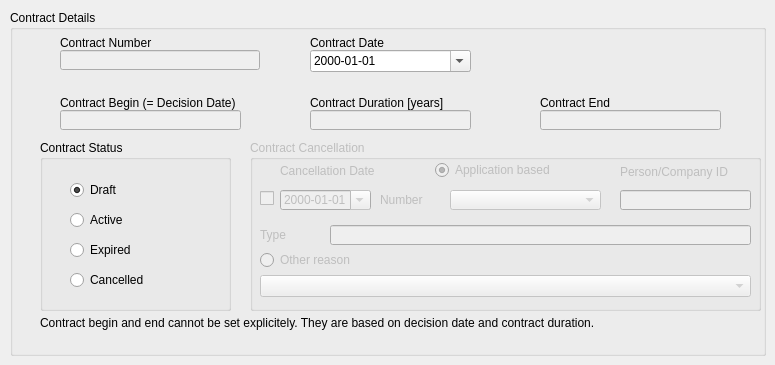
   <widget class="QWidget" name="tab_3">
    <attribute name="title">
     <string>Contract Details</string>
    </attribute>
    <widget class="QGroupBox" name="groupBox_2">
     <property name="geometry">
      <rect>
       <x>10</x>
       <y>10</y>
       <width>756</width>
       <height>346</height>
      </rect>
     </property>
     <property name="title">
      <string>Contract Details</string>
     </property>
     <widget class="QLineEdit" name="contract_num_edit">
      <property name="enabled">
       <bool>false</bool>
      </property>
      <property name="geometry">
       <rect>
        <x>50</x>
        <y>40</y>
        <width>200</width>
        <height>20</height>
       </rect>
      </property>
     </widget>
     <widget class="QLabel" name="label_15">
      <property name="geometry">
       <rect>
        <x>50</x>
        <y>25</y>
        <width>171</width>
        <height>16</height>
       </rect>
      </property>
      <property name="text">
       <string>Contract Number</string>
      </property>
     </widget>
     <widget class="QLineEdit" name="contract_begin_edit">
      <property name="enabled">
       <bool>false</bool>
      </property>
      <property name="geometry">
       <rect>
        <x>50</x>
        <y>100</y>
        <width>181</width>
        <height>20</height>
       </rect>
      </property>
     </widget>
     <widget class="QLabel" name="label_16">
      <property name="geometry">
       <rect>
        <x>50</x>
        <y>85</y>
        <width>241</width>
        <height>16</height>
       </rect>
      </property>
      <property name="text">
       <string>Contract Begin (= Decision Date)</string>
      </property>
     </widget>
     <widget class="QLabel" name="label_19">
      <property name="geometry">
       <rect>
        <x>300</x>
        <y>25</y>
        <width>200</width>
        <height>16</height>
       </rect>
      </property>
      <property name="text">
       <string>Contract Date</string>
      </property>
     </widget>
     <widget class="QLabel" name="label_20">
      <property name="geometry">
       <rect>
        <x>300</x>
        <y>85</y>
        <width>200</width>
        <height>16</height>
       </rect>
      </property>
      <property name="text">
       <string>Contract Duration [years]</string>
      </property>
     </widget>
     <widget class="QLabel" name="label_22">
      <property name="geometry">
       <rect>
        <x>530</x>
        <y>85</y>
        <width>200</width>
        <height>16</height>
       </rect>
      </property>
      <property name="text">
       <string>Contract End</string>
      </property>
     </widget>
     <widget class="QDateEdit" name="contract_date">
      <property name="geometry">
       <rect>
        <x>300</x>
        <y>40</y>
        <width>161</width>
        <height>22</height>
       </rect>
      </property>
      <property name="displayFormat">
       <string>yyyy-MM-dd</string>
      </property>
      <property name="calendarPopup">
       <bool>true</bool>
      </property>
     </widget>
     <widget class="QLineEdit" name="contract_duration_edit">
      <property name="enabled">
       <bool>false</bool>
      </property>
      <property name="geometry">
       <rect>
        <x>300</x>
        <y>100</y>
        <width>161</width>
        <height>20</height>
       </rect>
      </property>
     </widget>
     <widget class="QLineEdit" name="contract_end_edit">
      <property name="enabled">
       <bool>false</bool>
      </property>
      <property name="geometry">
       <rect>
        <x>530</x>
        <y>100</y>
        <width>181</width>
        <height>20</height>
       </rect>
      </property>
     </widget>
     <widget class="QGroupBox" name="status_groupbox">
      <property name="geometry">
       <rect>
        <x>30</x>
        <y>130</y>
        <width>191</width>
        <height>171</height>
       </rect>
      </property>
      <property name="title">
       <string>Contract Status</string>
      </property>
      <widget class="QRadioButton" name="draft_rbutton">
       <property name="geometry">
        <rect>
         <x>30</x>
         <y>40</y>
         <width>151</width>
         <height>20</height>
        </rect>
       </property>
       <property name="text">
        <string>Draft</string>
       </property>
       <property name="checked">
        <bool>true</bool>
       </property>
       <attribute name="buttonGroup">
        <string notr="true">contract_status_groupbox</string>
       </attribute>
      </widget>
      <widget class="QRadioButton" name="active_rbutton">
       <property name="geometry">
        <rect>
         <x>30</x>
         <y>70</y>
         <width>200</width>
         <height>20</height>
        </rect>
       </property>
       <property name="text">
        <string>Active</string>
       </property>
       <attribute name="buttonGroup">
        <string notr="true">contract_status_groupbox</string>
       </attribute>
      </widget>
      <widget class="QRadioButton" name="expired_rbutton">
       <property name="geometry">
        <rect>
         <x>30</x>
         <y>100</y>
         <width>146</width>
         <height>20</height>
        </rect>
       </property>
       <property name="text">
        <string>Expired</string>
       </property>
       <attribute name="buttonGroup">
        <string notr="true">contract_status_groupbox</string>
       </attribute>
      </widget>
      <widget class="QRadioButton" name="cancelled_rbutton">
       <property name="geometry">
        <rect>
         <x>30</x>
         <y>130</y>
         <width>151</width>
         <height>20</height>
        </rect>
       </property>
       <property name="text">
        <string>Cancelled</string>
       </property>
       <attribute name="buttonGroup">
        <string notr="true">contract_status_groupbox</string>
       </attribute>
      </widget>
     </widget>
     <widget class="QGroupBox" name="contract_cancellation_groupbox">
      <property name="enabled">
       <bool>false</bool>
      </property>
      <property name="geometry">
       <rect>
        <x>240</x>
        <y>130</y>
        <width>511</width>
        <height>171</height>
       </rect>
      </property>
      <property name="title">
       <string>Contract Cancellation</string>
      </property>
      <widget class="QDateEdit" name="cancelation_date">
       <property name="enabled">
        <bool>false</bool>
       </property>
       <property name="geometry">
        <rect>
         <x>30</x>
         <y>50</y>
         <width>91</width>
         <height>20</height>
        </rect>
       </property>
       <property name="displayFormat">
        <string>yyyy-MM-dd</string>
       </property>
       <property name="calendarPopup">
        <bool>true</bool>
       </property>
      </widget>
      <widget class="QLabel" name="label_23">
       <property name="geometry">
        <rect>
         <x>30</x>
         <y>21</y>
         <width>200</width>
         <height>20</height>
        </rect>
       </property>
       <property name="text">
        <string>Cancellation Date</string>
       </property>
      </widget>
      <widget class="QRadioButton" name="application_based_rbutton">
       <property name="geometry">
        <rect>
         <x>185</x>
         <y>20</y>
         <width>200</width>
         <height>20</height>
        </rect>
       </property>
       <property name="sizePolicy">
        <sizepolicy hsizetype="Minimum" vsizetype="Fixed">
         <horstretch>0</horstretch>
         <verstretch>0</verstretch>
        </sizepolicy>
       </property>
       <property name="text">
        <string>Application based</string>
       </property>
       <property name="checked">
        <bool>true</bool>
       </property>
       <attribute name="buttonGroup">
        <string notr="true">cancellation_reason_groupbox</string>
       </attribute>
      </widget>
      <widget class="QComboBox" name="app_number_cbox">
       <property name="enabled">
        <bool>false</bool>
       </property>
       <property name="geometry">
        <rect>
         <x>200</x>
         <y>50</y>
         <width>151</width>
         <height>20</height>
        </rect>
       </property>
      </widget>
      <widget class="QLabel" name="label_24">
       <property name="geometry">
        <rect>
         <x>130</x>
         <y>52</y>
         <width>66</width>
         <height>16</height>
        </rect>
       </property>
       <property name="text">
        <string>Number</string>
       </property>
      </widget>
      <widget class="QLineEdit" name="type_edit">
       <property name="enabled">
        <bool>false</bool>
       </property>
       <property name="geometry">
        <rect>
         <x>80</x>
         <y>85</y>
         <width>421</width>
         <height>20</height>
        </rect>
       </property>
      </widget>
      <widget class="QLabel" name="label_25">
       <property name="geometry">
        <rect>
         <x>10</x>
         <y>87</y>
         <width>66</width>
         <height>16</height>
        </rect>
       </property>
       <property name="text">
        <string>Type</string>
       </property>
      </widget>
      <widget class="QComboBox" name="other_reason_cbox">
       <property name="enabled">
        <bool>false</bool>
       </property>
       <property name="geometry">
        <rect>
         <x>10</x>
         <y>135</y>
         <width>491</width>
         <height>22</height>
        </rect>
       </property>
      </widget>
      <widget class="QRadioButton" name="other_reason_rbutton">
       <property name="geometry">
        <rect>
         <x>10</x>
         <y>110</y>
         <width>200</width>
         <height>20</height>
        </rect>
       </property>
       <property name="text">
        <string>Other reason</string>
       </property>
       <attribute name="buttonGroup">
        <string notr="true">cancellation_reason_groupbox</string>
       </attribute>
      </widget>
      <widget class="QCheckBox" name="cancellation_date_check_box">
       <property name="geometry">
        <rect>
         <x>10</x>
         <y>50</y>
         <width>16</width>
         <height>16</height>
        </rect>
       </property>
       <property name="text">
        <string/>
       </property>
      </widget>
      <widget class="QLineEdit" name="person_id_edit">
       <property name="enabled">
        <bool>false</bool>
       </property>
       <property name="geometry">
        <rect>
         <x>370</x>
         <y>50</y>
         <width>131</width>
         <height>20</height>
        </rect>
       </property>
      </widget>
      <widget class="QLabel" name="label_30">
       <property name="geometry">
        <rect>
         <x>370</x>
         <y>24</y>
         <width>131</width>
         <height>16</height>
        </rect>
       </property>
       <property name="text">
        <string>Person/Company ID</string>
       </property>
      </widget>
     </widget>
     <widget class="QLabel" name="label_26">
      <property name="geometry">
       <rect>
        <x>30</x>
        <y>305</y>
        <width>721</width>
        <height>16</height>
       </rect>
      </property>
      <property name="text">
       <string>Contract begin and end cannot be set explicitely. They are based on decision date and contract duration.</string>
      </property>
     </widget>
     <widget class="QLabel" name="error_label">
      <property name="geometry">
       <rect>
        <x>30</x>
        <y>325</y>
        <width>711</width>
        <height>16</height>
       </rect>
      </property>
      <property name="text">
       <string/>
      </property>
     </widget>
    </widget>
   </widget>
